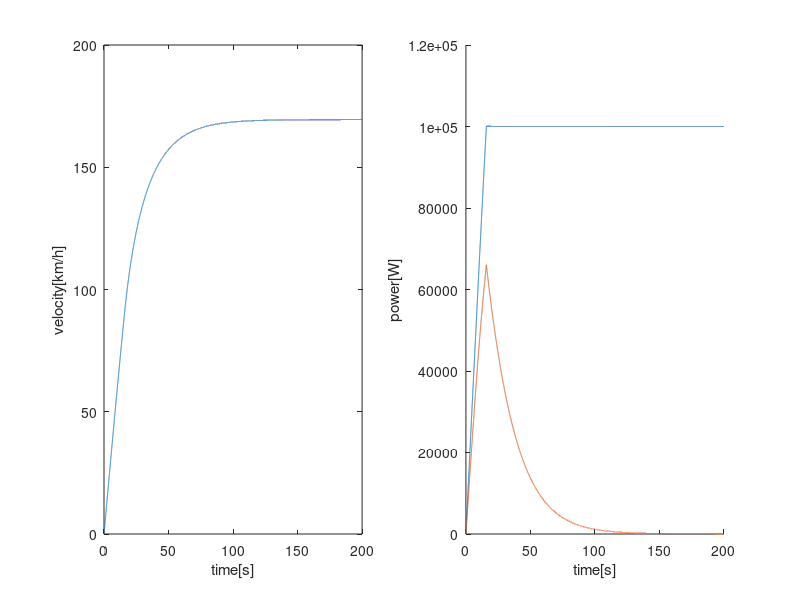

Source code (MATLAB):
%% given value
m = 1800;
roll_coeff = 0.02;
drag_coeff = 0.4;
air_density = 1.202;
area = 2;
force =  4000;
gravity = 9.806;
max_power = 100e3;
tangent = 0.04;

%% Simulation time
ti = 0;
tf = 200;
sampling_time = 0.01;

%% initialization
t = ti:sampling_time:tf;
n = length(t);
vel_i = 0;
vel = zeros(n,1);
power = zeros(n,1);
power_net = zeros(n,1);
sin_theta = sin(atan(tangent));

%% simulation
roll = roll_coeff * m * gravity;
incline = m * gravity * sin_theta;
for i = 2:n
    if power(i-1) > max_power
        force = max_power/vel_i;
    end
    air_drag = air_density * area * drag_coeff * vel_i^2 / 2;
    net_force = force - roll - air_drag - incline;
    acc = net_force/m;
    vel_i = vel_i + acc * sampling_time;

    power(i) = force * vel_i;
    power_net(i) = net_force * vel_i;
    vel(i) = vel_i;
end
vel = vel * 3600/ 1000;

figure(1);
subplot(121);
title('Acceleration problem 2'); grid on;
plot(t, vel);
xlabel('time[s]'); ylabel('velocity[km/h]');
subplot(122);
hold on;
plot(t, power);
plot(t, power_net);
xlabel('time[s]'); ylabel('power[W]');
hold off;